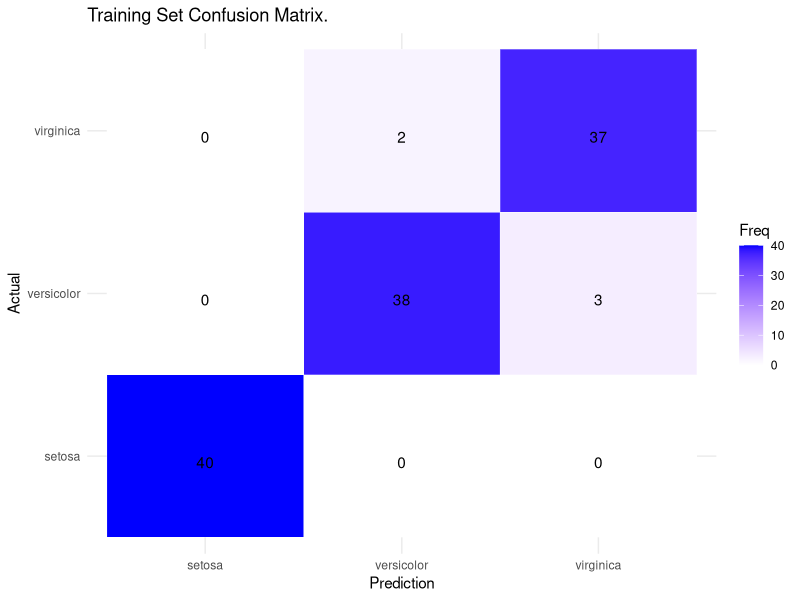

Write the R code that produced this figure.
# Importing libraries
library(caret) # Package for machine learning algorithms

# Importing the Iris data set
irs <- datasets::iris
irs <- data.frame(irs)

# missing values
# sum(is.na(irs))

# apply column transformation
col_names_transformation <- function(x){
   new_names = names(x)
   new_names = gsub("\\.", "", new_names)
   
   names(x) = new_names
   return(x)
}

irs <- col_names_transformation(irs)

# To achieve reproducible model; set the random seed number
set.seed(189)

# Performs stratified random split of the data set
TrainingIndex <- createDataPartition(irs$Species, p=0.8, list = FALSE)
TrainingSet <- irs[TrainingIndex,] # Training Set
TestingSet <- irs[-TrainingIndex,] # Test Set


###############################
# k-Nearest Neighbors (kNN) Model

# Build kNN Training model
knn_Model <- train(Species ~ ., data = TrainingSet,
                   method = "knn",
                   na.action = na.omit,
                   preProcess=c("scale","center"),
                   trControl= trainControl(method="none"),
                   tuneGrid = data.frame(k=5) # You can experiment with different k values
)

# Apply kNN model for prediction
knn_Model.training <- predict(knn_Model, TrainingSet)
knn_Model.testing <- predict(knn_Model, TestingSet)

# Model performance (Displays confusion matrix and statistics)
model.training.confmtx <- confusionMatrix(knn_Model.training, TrainingSet$Species)


# Calculate additional metrics: Accuracy, Precision, Recall, F1 Score
calculate_metrics <- function(conf_matrix) {
   accuracy <- conf_matrix$overall["Accuracy"]
   precision <- mean(conf_matrix$byClass[, "Precision"])
   recall <- mean(conf_matrix$byClass[, "Recall"])
   f1_score <- 2 * (precision * recall) / (precision + recall)
   
   metrics <- data.frame(
      Metric = c("Accuracy", "Precision", "Recall", "F1 Score"),
      Value = c(accuracy, precision, recall, f1_score)
   )
   return(metrics)
}

# Checking metrics
calculate_metrics(model.training.confmtx)

# Visualize the confusion matrix
visualize_confusion_matrix <- function(conf_matrix, title) {
   cm <- as.data.frame(conf_matrix$table)
   colnames(cm) <- c("Actual", "Prediction", "Freq")
   
   ggplot(cm, aes(x = Prediction, y = Actual)) +
      geom_tile(aes(fill = Freq), color = "white") +
      scale_fill_gradient(low = "white", high = "blue") +
      geom_text(aes(label = Freq), vjust = 1) +
      ggtitle(title) +
      theme_minimal()
}

visualize_confusion_matrix(model.training.confmtx, "Training Set Confusion Matrix.")